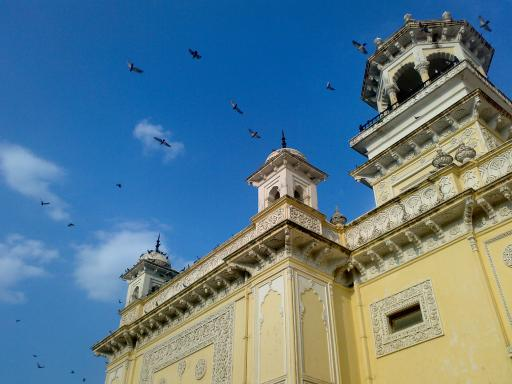
//> input picture Data/Tshi-Tomasi.jpg, 512 x 384 px
$ ./Shi-Tomasi   (built with g++ and OpenCV 4)
//> lines starting //> are read from the running program, lines starting //| are printed output that depends on the picture; after the words box and inside, x2 and y2 are one past the last pixel; in counts of white or black regions, pixels touching at a corner belong together
//包含头文件和命名空间
#include <opencv2/opencv.hpp>
#include <iostream>
using namespace std;
using namespace cv;
//全局变量声明
Mat srcImage, grayImage, resultImage;
int num_corners = 23;
int max_corners = 255;
//随机数产生器
RNG rng(12345);
//函数声明
void goodFeaturesToTrack_demo(int, void*);
//主函数
int main(int argc, char** argv) {
    //读取图像
	srcImage = imread("Tshi-Tomasi.jpg");
//> srcImage is the input picture: 384 rows x 512 cols, CV_8UC3; mean B, G, R 141.2, 123.9, 91.6
	if (srcImage.empty()) {
		cout << "could not load image..\n" << endl;
		return -1;
	}
	//创建窗口
	namedWindow("srcImage", WINDOW_AUTOSIZE);
	//显示原图像
	imshow("srcImage", srcImage);
	//把原图像转换成灰度图
	cvtColor(srcImage, grayImage, COLOR_BGR2GRAY);
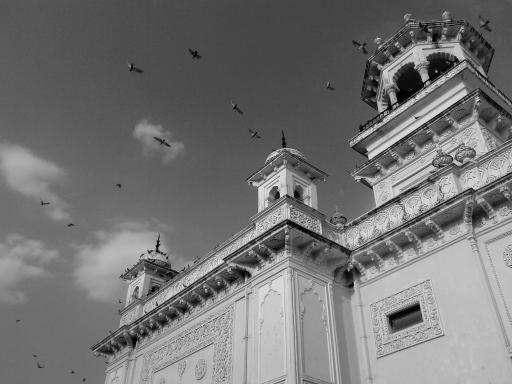
//> grayImage: 384 rows x 512 cols, CV_8UC1; min 0, max 252, mean 116.2
	//创建窗口
	namedWindow("Shi-TomasiCorner", WINDOW_AUTOSIZE);
	//创建滚动条
	createTrackbar("num corners", "Shi-TomasiCorner", &num_corners, max_corners, goodFeaturesToTrack_demo);
	//初始化
	goodFeaturesToTrack_demo(0, 0);
	//等待有键按下
	waitKey(0);
	return 0;
}
//函数定义
void goodFeaturesToTrack_demo(int, void*) {
	//如果角点小于1，按1输出
	if (num_corners < 1) { num_corners = 1; }
	//参数赋值
	vector<Point2f> corners;
	double qualityLevel = 0.01;
	double minDistance = 10;
	int blockSize = 3;
	bool useHarrisDetector = false;
	double k = 0.04;
	//克隆
	resultImage = srcImage.clone();
	//进行角点检测
	goodFeaturesToTrack(grayImage,
		corners,
		num_corners,
		qualityLevel,
		minDistance,
		Mat(),
		blockSize,
		useHarrisDetector,
		k);
//> corners = 23 Points (x, y), first 12: [369, 158], [436, 71], [423, 81], [149, 252], [137, 286], [223, 259], [286, 225], [397, 104], [348, 270], [415, 117], [277, 187], [184, 287]
	//输出检测到的角点的数量
     cout << "Number of corners detected: " << corners.size() << endl;
//| Number of corners detected: 23
	 //绘制出被检测的角点
	 for (size_t i = 0; i < corners.size(); i++) {
		 circle(resultImage, corners[i], 4, Scalar(rng.uniform(0, 255), rng.uniform(0, 255), rng.uniform(0, 255)), 2, 8, 0);
	 }
//> this loop made 23 passes
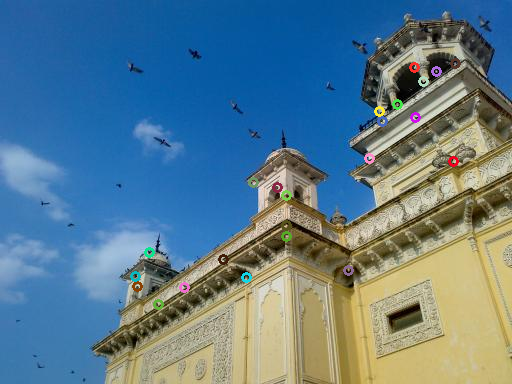
//> resultImage: 384 rows x 512 cols, CV_8UC3; 0.79% of pixels changed, all inside (x1, y1, x2, y2) = (130, 58, 461, 310)
	 //显示角点检测的结果
	 namedWindow("Shi-TomasiCorner", WINDOW_AUTOSIZE);
	 imshow("Shi-TomasiCorner",resultImage);
}

$ run again, with Data/Harris corner detector.PNG saved as Data/Tshi-Tomasi.jpg
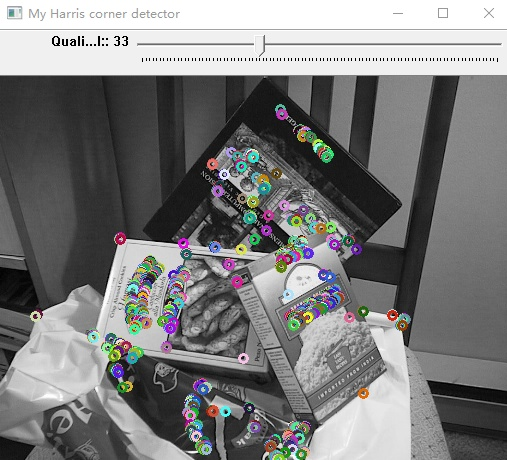
//> input picture Data/Harris corner detector.PNG, 507 x 460 px
//> srcImage is the input picture: 460 rows x 507 cols, CV_8UC3; mean B, G, R 124.1, 124.2, 124
//> `cvtColor(srcImage, grayImage, COLOR_BGR2GRAY);`:
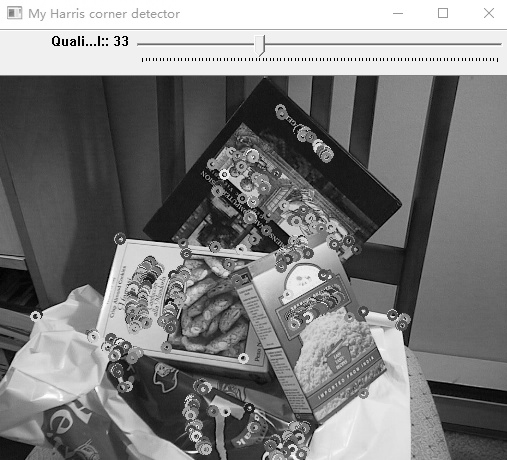
//> grayImage: 460 rows x 507 cols, CV_8UC1; min 0, max 255, mean 124.1
//> corners = 23 Points (x, y), first 12: [107, 38], [87, 44], [124, 43], [63, 39], [79, 36], [99, 45], [239, 248], [242, 358], [226, 412], [36, 314], [249, 407], [362, 310]
//| Number of corners detected: 23
//> the loop in goodFeaturesToTrack_demo, `for (size_t i = 0; i < corners.size(); i++)` made 23 passes
//> after the loop in goodFeaturesToTrack_demo, `for (size_t i = 0; i < corners.size(); i++)`:
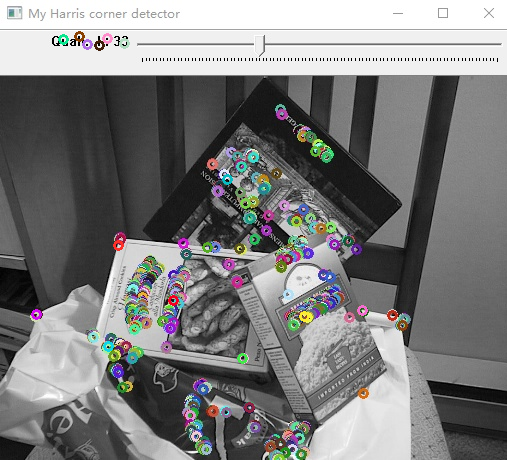
//> resultImage: 460 rows x 507 cols, CV_8UC3; 0.67% of pixels changed, all inside (x1, y1, x2, y2) = (31, 31, 368, 449)
